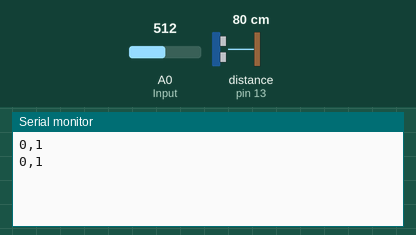
The sketch below on a simulated Arduino Uno, built with avr-gcc and run on an emulated ATmega328P. Shown: the last lines printed to the serial monitor. Wiring (inferred from the names in the program): ultrasonic range finder: trigger pin 12; echo pin 13. The test bench sets the inputs (shaded band); at power-on: distance to the obstacle (sensor on pin 13) 80 cm, A0 (Input) = 512. The echo pulse lasts 58.3 µs per cm.

Above: at 2.8 s.
2.9 s: distance to the obstacle (sensor on pin 13) set to 2 cm
At 5.2 s:
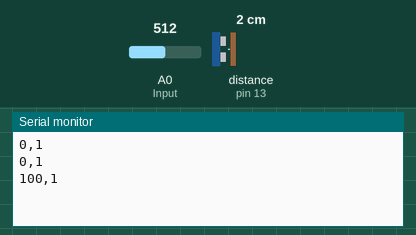
5.6 s: A0 (Input) set to 90
At 7.0 s:
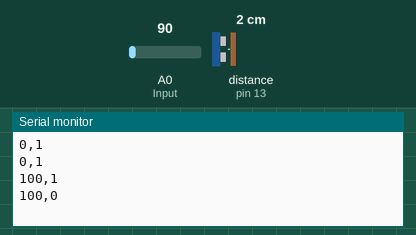
8.3 s: distance to the obstacle (sensor on pin 13) set to 9 cm
At 10.8 s:
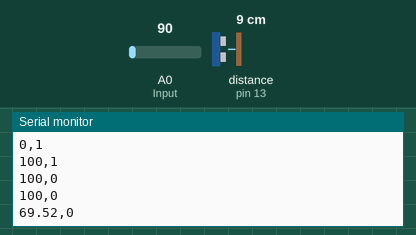
11.0 s: A0 (Input) set to 110
At 12.9 s:
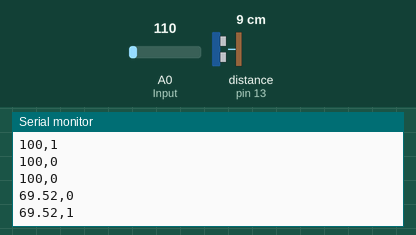
Timing chart, 0 to 14.4 s (numbered marks = the images above; inputs shaded):
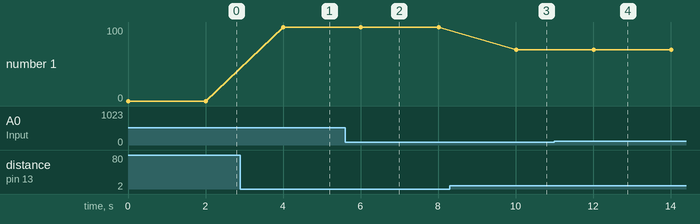

Measured:
- after the input at 2.9 s, the serial monitor: prints a new line after 1.1 s (image 1)
- after the input at 5.6 s, the serial monitor: prints a new line after 0.41 s (image 2)
- after the input at 8.3 s, the serial monitor: prints a new line after 1.7 s (image 3)
- after the input at 11.0 s, the serial monitor: prints a new line after 1.0 s (image 4)
- plotted number 1: 0 → 100 after the input at 2.9 s, 100 → 69.52 after the input at 8.3 s

The sketch:

Ultrasonic.ino
```cpp
#define trigPin 12
#define echoPin 13
int Input = A0;
int SensorVal = 0;

int Check = 0;

void setup()
{
Serial.begin (9600);
pinMode(trigPin, OUTPUT);
pinMode(echoPin, INPUT);
  pinMode(Input, INPUT);
}
void loop()
{
long duration, distance;
float diff, perc;
digitalWrite(trigPin, LOW);
delayMicroseconds(2);
digitalWrite(trigPin, HIGH);
delayMicroseconds(10);
digitalWrite(trigPin, LOW);
duration = pulseIn(echoPin, HIGH);
distance = (duration/2) / 29.1;
diff= 26.25 - distance;
perc = (diff/26.25)*100; // 'perc' variable tells u that, how much percentage the Garbage Bin is filled.

if (perc >= 80)
{
Serial.print("100"); // When the Garbage Bin is filled more than 90%, then this Error Message will Displayed.
}
else if(perc <= 1) {
  Serial.print("0");
}
else
{

Serial.print(perc);

}

/*
if (distance >= 400 || distance <= 2)
{
Serial.println("Out of range");
}
else
{
Serial.print(distance);
Serial.println(" cm");
}
*/
Serial.print(",");

  SensorVal = analogRead(Input);
  if(SensorVal > 100)
  {
    Serial.println("1");

  }

  else
  {
    Serial.println("0");
  }

delay(2000);
}
```
